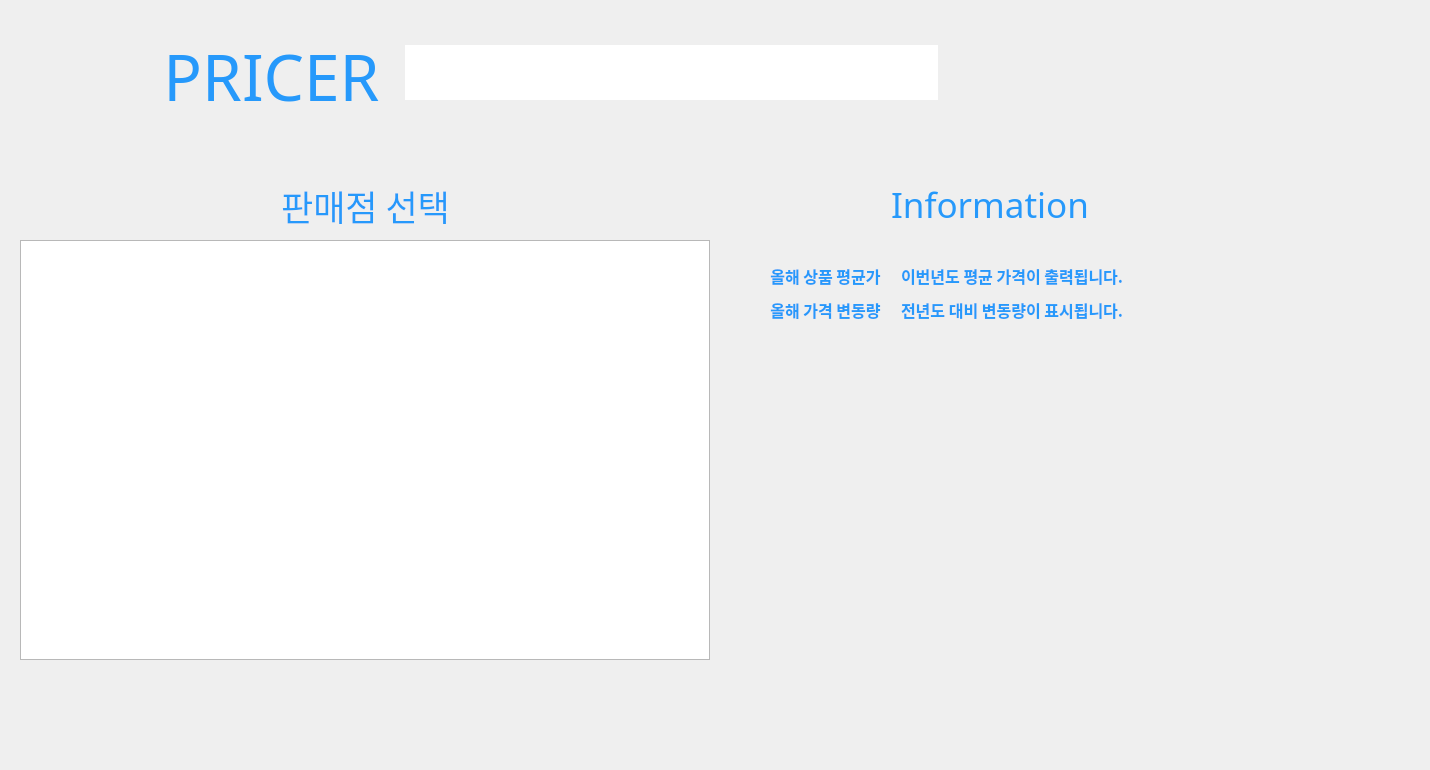
   <widget class="QWidget" name="tab_2">
    <attribute name="title">
     <string>상품별</string>
    </attribute>
    <widget class="QTableWidget" name="pummok">
     <property name="geometry">
      <rect>
       <x>20</x>
       <y>240</y>
       <width>690</width>
       <height>420</height>
      </rect>
     </property>
     <property name="editTriggers">
      <set>QAbstractItemView::EditKeyPressed|QAbstractItemView::SelectedClicked</set>
     </property>
     <property name="defaultDropAction">
      <enum>Qt::IgnoreAction</enum>
     </property>
     <property name="alternatingRowColors">
      <bool>true</bool>
     </property>
     <property name="selectionBehavior">
      <enum>QAbstractItemView::SelectRows</enum>
     </property>
    </widget>
    <widget class="QWidget" name="formLayoutWidget">
     <property name="geometry">
      <rect>
       <x>770</x>
       <y>237</y>
       <width>451</width>
       <height>111</height>
      </rect>
     </property>
     <layout class="QFormLayout" name="formLayout">
      <property name="fieldGrowthPolicy">
       <enum>QFormLayout::ExpandingFieldsGrow</enum>
      </property>
      <property name="labelAlignment">
       <set>Qt::AlignLeading|Qt::AlignLeft|Qt::AlignVCenter</set>
      </property>
      <property name="formAlignment">
       <set>Qt::AlignLeading|Qt::AlignLeft|Qt::AlignVCenter</set>
      </property>
      <property name="horizontalSpacing">
       <number>20</number>
      </property>
      <property name="verticalSpacing">
       <number>10</number>
      </property>
      <item row="0" column="1">
       <widget class="QLabel" name="pricelabel">
        <property name="font">
         <font>
          <family>나눔스퀘어 ExtraBold</family>
          <pointsize>12</pointsize>
          <weight>75</weight>
          <bold>true</bold>
         </font>
        </property>
        <property name="text">
         <string>&lt;html&gt;&lt;head/&gt;&lt;body&gt;&lt;p&gt;&lt;span style=&quot; color:#2699fb;&quot;&gt;이번년도 평균 가격이 출력됩니다.&lt;/span&gt;&lt;/p&gt;&lt;/body&gt;&lt;/html&gt;</string>
        </property>
       </widget>
      </item>
      <item row="1" column="1">
       <widget class="QLabel" name="pummokdifflabel">
        <property name="font">
         <font>
          <family>나눔스퀘어 ExtraBold</family>
          <pointsize>12</pointsize>
          <weight>75</weight>
          <bold>true</bold>
         </font>
        </property>
        <property name="text">
         <string>&lt;html&gt;&lt;head/&gt;&lt;body&gt;&lt;p&gt;&lt;span style=&quot; color:#2699fb;&quot;&gt;전년도 대비 변동량이 표시됩니다.&lt;/span&gt;&lt;/p&gt;&lt;/body&gt;&lt;/html&gt;</string>
        </property>
       </widget>
      </item>
      <item row="1" column="0">
       <widget class="QLabel" name="label_6">
        <property name="font">
         <font>
          <family>나눔스퀘어 ExtraBold</family>
          <pointsize>10</pointsize>
          <weight>75</weight>
          <bold>true</bold>
         </font>
        </property>
        <property name="text">
         <string>&lt;html&gt;&lt;head/&gt;&lt;body&gt;&lt;p&gt;&lt;span style=&quot; font-size:12pt; color:#2699fb;&quot;&gt;올해 가격 변동량&lt;/span&gt;&lt;/p&gt;&lt;/body&gt;&lt;/html&gt;</string>
        </property>
        <property name="alignment">
         <set>Qt::AlignCenter</set>
        </property>
       </widget>
      </item>
      <item row="0" column="0">
       <widget class="QLabel" name="label_3">
        <property name="font">
         <font>
          <family>나눔스퀘어 ExtraBold</family>
          <pointsize>12</pointsize>
          <weight>75</weight>
          <bold>true</bold>
         </font>
        </property>
        <property name="text">
         <string>&lt;html&gt;&lt;head/&gt;&lt;body&gt;&lt;p&gt;&lt;span style=&quot; color:#2699fb;&quot;&gt;올해 상품 평균가&lt;/span&gt;&lt;/p&gt;&lt;/body&gt;&lt;/html&gt;</string>
        </property>
        <property name="alignment">
         <set>Qt::AlignCenter</set>
        </property>
       </widget>
      </item>
     </layout>
    </widget>
    <widget class="QWidget" name="verticalLayoutWidget">
     <property name="geometry">
      <rect>
       <x>770</x>
       <y>360</y>
       <width>461</width>
       <height>301</height>
      </rect>
     </property>
     <layout class="QVBoxLayout" name="pummokgraph"/>
    </widget>
    <widget class="QLabel" name="label_35">
     <property name="geometry">
      <rect>
       <x>0</x>
       <y>-10</y>
       <width>1421</width>
       <height>761</height>
      </rect>
     </property>
     <property name="text">
      <string/>
     </property>
     <property name="pixmap">
      <pixmap>ui 배경4.png</pixmap>
     </property>
    </widget>
    <widget class="QLabel" name="label_38">
     <property name="geometry">
      <rect>
       <x>16</x>
       <y>236</y>
       <width>699</width>
       <height>429</height>
      </rect>
     </property>
     <property name="text">
      <string/>
     </property>
     <property name="pixmap">
      <pixmap>품목배경2.png</pixmap>
     </property>
    </widget>
    <widget class="QLabel" name="label_13">
     <property name="geometry">
      <rect>
       <x>735</x>
       <y>236</y>
       <width>501</width>
       <height>5</height>
      </rect>
     </property>
     <property name="text">
      <string/>
     </property>
     <property name="pixmap">
      <pixmap>품목배경2.png</pixmap>
     </property>
    </widget>
    <widget class="QLabel" name="label_14">
     <property name="geometry">
      <rect>
       <x>735</x>
       <y>345</y>
       <width>501</width>
       <height>5</height>
      </rect>
     </property>
     <property name="text">
      <string/>
     </property>
     <property name="pixmap">
      <pixmap>품목배경2.png</pixmap>
     </property>
    </widget>
    <widget class="QLabel" name="label_12">
     <property name="geometry">
      <rect>
       <x>735</x>
       <y>236</y>
       <width>5</width>
       <height>111</height>
      </rect>
     </property>
     <property name="text">
      <string/>
     </property>
     <property name="pixmap">
      <pixmap>품목배경2.png</pixmap>
     </property>
    </widget>
    <widget class="QLabel" name="label_15">
     <property name="geometry">
      <rect>
       <x>1231</x>
       <y>236</y>
       <width>5</width>
       <height>111</height>
      </rect>
     </property>
     <property name="text">
      <string/>
     </property>
     <property name="pixmap">
      <pixmap>품목배경2.png</pixmap>
     </property>
    </widget>
    <widget class="QLabel" name="label_16">
     <property name="geometry">
      <rect>
       <x>735</x>
       <y>355</y>
       <width>501</width>
       <height>5</height>
      </rect>
     </property>
     <property name="text">
      <string/>
     </property>
     <property name="pixmap">
      <pixmap>품목배경2.png</pixmap>
     </property>
    </widget>
    <widget class="QLabel" name="label_17">
     <property name="geometry">
      <rect>
       <x>735</x>
       <y>659</y>
       <width>501</width>
       <height>5</height>
      </rect>
     </property>
     <property name="text">
      <string/>
     </property>
     <property name="pixmap">
      <pixmap>품목배경2.png</pixmap>
     </property>
    </widget>
    <widget class="QLabel" name="label_18">
     <property name="geometry">
      <rect>
       <x>735</x>
       <y>355</y>
       <width>5</width>
       <height>306</height>
      </rect>
     </property>
     <property name="text">
      <string/>
     </property>
     <property name="pixmap">
      <pixmap>품목배경2.png</pixmap>
     </property>
    </widget>
    <widget class="QLabel" name="label_19">
     <property name="geometry">
      <rect>
       <x>1231</x>
       <y>356</y>
       <width>5</width>
       <height>306</height>
      </rect>
     </property>
     <property name="text">
      <string/>
     </property>
     <property name="pixmap">
      <pixmap>품목배경2.png</pixmap>
     </property>
    </widget>
    <widget class="QLabel" name="label_81">
     <property name="geometry">
      <rect>
       <x>400</x>
       <y>40</y>
       <width>600</width>
       <height>5</height>
      </rect>
     </property>
     <property name="text">
      <string/>
     </property>
     <property name="pixmap">
      <pixmap>품목배경2.png</pixmap>
     </property>
    </widget>
    <widget class="QLabel" name="label_82">
     <property name="geometry">
      <rect>
       <x>400</x>
       <y>100</y>
       <width>600</width>
       <height>5</height>
      </rect>
     </property>
     <property name="text">
      <string/>
     </property>
     <property name="pixmap">
      <pixmap>품목배경2.png</pixmap>
     </property>
    </widget>
    <widget class="QLabel" name="label_83">
     <property name="geometry">
      <rect>
       <x>400</x>
       <y>40</y>
       <width>5</width>
       <height>65</height>
      </rect>
     </property>
     <property name="text">
      <string/>
     </property>
     <property name="pixmap">
      <pixmap>품목배경2.png</pixmap>
     </property>
    </widget>
    <widget class="QLabel" name="label_85">
     <property name="geometry">
      <rect>
       <x>1000</x>
       <y>40</y>
       <width>5</width>
       <height>65</height>
      </rect>
     </property>
     <property name="text">
      <string/>
     </property>
     <property name="pixmap">
      <pixmap>품목배경2.png</pixmap>
     </property>
    </widget>
    <widget class="QLabel" name="label_86">
     <property name="geometry">
      <rect>
       <x>865</x>
       <y>180</y>
       <width>250</width>
       <height>41</height>
      </rect>
     </property>
     <property name="font">
      <font>
       <family>나눔스퀘어 ExtraBold</family>
       <pointsize>12</pointsize>
      </font>
     </property>
     <property name="text">
      <string>&lt;html&gt;&lt;head/&gt;&lt;body&gt;&lt;p&gt;&lt;span style=&quot; font-size:26pt; color:#2699fb;&quot;&gt;Information&lt;/span&gt;&lt;/p&gt;&lt;/body&gt;&lt;/html&gt;</string>
     </property>
     <property name="alignment">
      <set>Qt::AlignCenter</set>
     </property>
    </widget>
    <widget class="QWidget" name="horizontalLayoutWidget_3">
     <property name="geometry">
      <rect>
       <x>30</x>
       <y>30</y>
       <width>350</width>
       <height>92</height>
      </rect>
     </property>
     <layout class="QHBoxLayout" name="horizontalLayout_3">
      <item>
       <widget class="QLabel" name="label_79">
        <property name="text">
         <string/>
        </property>
        <property name="pixmap">
         <pixmap>로고3.png</pixmap>
        </property>
       </widget>
      </item>
      <item>
       <widget class="QLabel" name="label_80">
        <property name="font">
         <font>
          <family>나눔스퀘어 ExtraBold</family>
          <pointsize>12</pointsize>
         </font>
        </property>
        <property name="text">
         <string>&lt;html&gt;&lt;head/&gt;&lt;body&gt;&lt;p&gt;&lt;span style=&quot; font-size:48pt; color:#2699fb;&quot;&gt;PRICER&lt;/span&gt;&lt;/p&gt;&lt;/body&gt;&lt;/html&gt;</string>
        </property>
        <property name="alignment">
         <set>Qt::AlignCenter</set>
        </property>
       </widget>
      </item>
     </layout>
    </widget>
    <widget class="QLabel" name="label_64">
     <property name="geometry">
      <rect>
       <x>260</x>
       <y>180</y>
       <width>211</width>
       <height>51</height>
      </rect>
     </property>
     <property name="font">
      <font>
       <family>나눔스퀘어 ExtraBold</family>
       <pointsize>12</pointsize>
      </font>
     </property>
     <property name="text">
      <string>&lt;html&gt;&lt;head/&gt;&lt;body&gt;&lt;p&gt;&lt;span style=&quot; font-size:26pt; color:#2699fb;&quot;&gt;판매점 선택&lt;/span&gt;&lt;/p&gt;&lt;/body&gt;&lt;/html&gt;</string>
     </property>
     <property name="alignment">
      <set>Qt::AlignCenter</set>
     </property>
    </widget>
    <widget class="QLineEdit" name="pummokText">
     <property name="geometry">
      <rect>
       <x>405</x>
       <y>45</y>
       <width>533</width>
       <height>55</height>
      </rect>
     </property>
     <property name="font">
      <font>
       <family>나눔스퀘어 ExtraBold</family>
       <pointsize>12</pointsize>
       <weight>75</weight>
       <bold>true</bold>
      </font>
     </property>
     <property name="frame">
      <bool>false</bool>
     </property>
    </widget>
    <widget class="QPushButton" name="pummokButton">
     <property name="geometry">
      <rect>
       <x>938</x>
       <y>44</y>
       <width>63</width>
       <height>57</height>
      </rect>
     </property>
     <property name="text">
      <string> </string>
     </property>
     <property name="flat">
      <bool>true</bool>
     </property>
    </widget>
    <widget class="QLabel" name="label_95">
     <property name="geometry">
      <rect>
       <x>940</x>
       <y>40</y>
       <width>61</width>
       <height>61</height>
      </rect>
     </property>
     <property name="text">
      <string/>
     </property>
     <property name="pixmap">
      <pixmap>checkbox.png</pixmap>
     </property>
    </widget>
    <zorder>label_35</zorder>
    <zorder>formLayoutWidget</zorder>
    <zorder>verticalLayoutWidget</zorder>
    <zorder>label_38</zorder>
    <zorder>pummok</zorder>
    <zorder>label_13</zorder>
    <zorder>label_14</zorder>
    <zorder>label_12</zorder>
    <zorder>label_15</zorder>
    <zorder>label_16</zorder>
    <zorder>label_17</zorder>
    <zorder>label_18</zorder>
    <zorder>label_19</zorder>
    <zorder>label_81</zorder>
    <zorder>label_82</zorder>
    <zorder>label_83</zorder>
    <zorder>label_85</zorder>
    <zorder>label_86</zorder>
    <zorder>horizontalLayoutWidget_3</zorder>
    <zorder>label_64</zorder>
    <zorder>pummokText</zorder>
    <zorder>label_95</zorder>
    <zorder>pummokButton</zorder>
   </widget>
